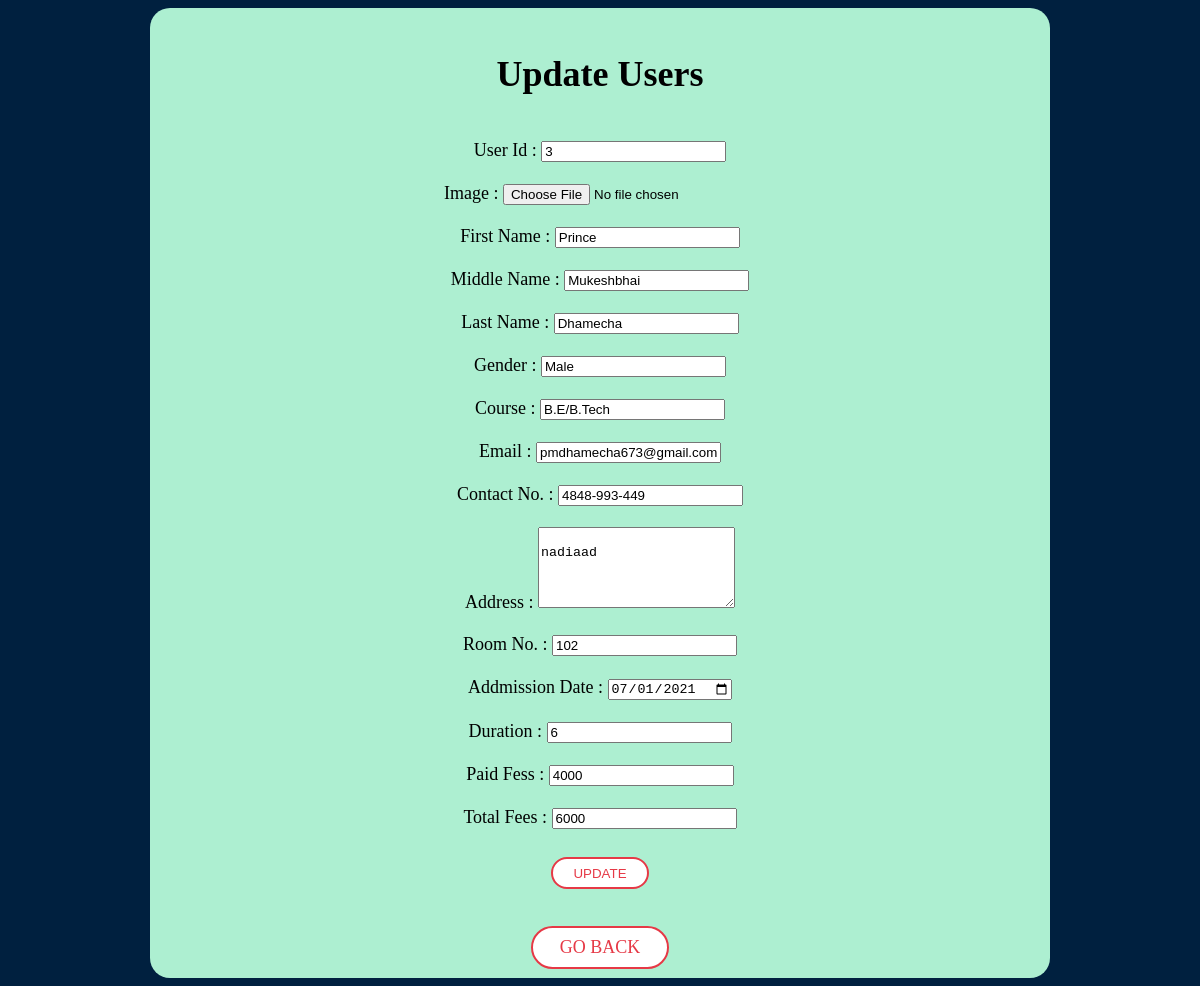
Screenshot of /updateUsers.php?id=15 (signed in) with the database file from the repository.
### tables this page shows
CREATE TABLE `users` (
  `id` int(11) NOT NULL,
  `user_id` int(11) NOT NULL,
  `firstname` varchar(20) NOT NULL,
  `middlename` varchar(20) NOT NULL,
  `lastname` varchar(20) NOT NULL,
  `gender` varchar(10) NOT NULL,
  `course` varchar(10) NOT NULL,
  `email` varchar(30) NOT NULL,
  `contact_no` varchar(20) NOT NULL,
  `address` text NOT NULL,
  `password` varchar(30) NOT NULL,
  `room_no` int(11) NOT NULL,
  `addmission_date` date NOT NULL,
  `duration` int(11) NOT NULL,
  `paid_fees` int(11) NOT NULL,
  `total_fees` int(11) NOT NULL,
  `image` varchar(30) NOT NULL
);

### updateUsers.php (the view, shortened to what this page needs)
<?php
require_once "config.php";
if(isset($_GET['id']))
{
    $id = $_GET['id'];
    $sql = "SELECT * FROM `users` WHERE `id`= '$id'";
    $result = $link->query($sql);
    if($result)
    {
        $row = $result->fetch_assoc();
        $o_user_id = $row['user_id'];
        $o_firstname = $row['firstname'];
        $o_middlename = $row['middlename'];
        $o_lastname = $row['lastname'];
        $o_gender = $row['gender'];
        $o_course = $row['course'];
        $o_email = $row['email'];
        $o_contact_no = $row['contact_no'];
        $o_address = $row['address'];
        $o_room_no = $row['room_no'];
        $o_duration = $row['duration'];
        $o_addmission_date = $row['addmission_date'];
        $o_paid_fees = $row['paid_fees'];
        $o_total_fees = $row['total_fees'];
    }
    else
    {
        header("Location: addStudent.php");
    }
}
else
{
    header("Location: addStudent.php");
}
?>
<!DOCTYPE html>
<html lang="en">
<head>
    <link rel="stylesheet" href="css/updateuser_style.css">
</head>
<body>
    <div class="uu">
        <br>
        <h1>Update Users</h1>
        <br>
        <form action="updateUsers.php?id=<?php echo $id; ?>" method="POST" autocomplete="off"
            enctype="multipart/form-data">
            <label for="user_id">User Id :</label>
            <input type="number" id="user_id" name="user_id" value="<?php echo $o_user_id; ?>" readonly required>
            <br><br>
            <label for="image">Image :</label>
            <input type="file" name="image" id="image">
            <br><br>
            <label for="firstname">First Name :</label>
            <input type="text" name="firstname" id="firstname" value="<?php echo $o_firstname; ?>" required>
            <br><br>
            <label for="middlename">Middle Name :</label>
            <input type="text" name="middlename" id="middlename" value="<?php echo $o_middlename; ?>" required>
            <br><br>
            <label for="lastname">Last Name :</label>
            <input type="text" name="lastname" id="lastname" value="<?php echo $o_lastname; ?>" required>
            <br><br>
            <label for="gender">Gender :</label>
            <input type="text" name="gender" id="gender" value="<?php echo $o_gender; ?>" required>
            <br><br>
            <label for="course">Course :</label>
            <input type="text" name="course" id="course" value="<?php echo $o_course; ?>" required>
            <br><br>
            <label for="email">Email :</label>
            <input type="text" name="email" id="email" value="<?php echo $o_email; ?>" required>
            <br><br>
            <label for="contact_no">Contact No. :</label>
            <input type="text" name="contact_no" id="contact_no" value="<?php echo $o_contact_no; ?>" required>
            <br><br>
            <label for="address">Address :</label>
            <textarea name="address" id="address" cols="22" rows="5" required>
                <?php echo $o_address; ?>
            </textarea>
            <br><br>
            <label for="room_no">Room No. :</label>
            <input type="text" name="room_no" id="room_no" value="<?php echo $o_room_no; ?>" readonly required>
            <br><br>
            <label for="addmission_date">Addmission Date :</label>
            <input type="date" name="addmission_date" id="addmission_date" value=<?php echo $o_addmission_date?>
            required>
            <br><br>
            <label for="duration">Duration :</label>
            <input type="text" name="duration" id="duration" value="<?php echo $o_duration; ?>" required>
            <br><br>
            <label for="paid_fees">Paid Fess :</label>
            <input type="text" name="paid_fees" id="paid_fees" value="<?php echo $o_paid_fees;?>" required>
            <br><br>
            <label for="total_fees">Total Fees :</label>
            <input type="text" name="total_fees" id="total_fees" value="<?php echo $o_total_fees; ?>" required>
            <br><br>
            <th colspan="2"><input class="btn btn-secondary" type="submit" name="update" value="Update">
            <br><br>
            <a class="btn btn-secondary" href="usersDetails.php">Go Back</a>
        </form>
    </div>
</body>
</html>

### css/updateuser_style.css (style rules this page uses)
body { background-color: #00203fff; font-size: large; }
.uu { max-width: 900px; margin: auto; text-align: center; height: 100%; margin-top: 1vh; background-color: #adefd1ff; text-align: center; border-radius: 20px; }
.btn-secondary { border: 2px solid #e63946; border-radius: 1.5em; color: #e63946; background: #fff; text-decoration: none; }
.btn { display: inline-block; padding: 0.5em 1.5em; font-weight: 500; text-transform: uppercase; margin: 0.5em 0; text-align: center; transition: all 0.5s ease; }

### rows the page displays
users: user_id "3", firstname "Prince", middlename "Mukeshbhai", lastname "Dhamecha", gender "Male", course "B.E/B.Tech", email "pmdhamecha673@gmail.com", contact_no "4848-993-449", address "nadiaad", room_no "102", addmission_date "07/01/2021", duration "6", paid_fees "4000", total_fees "6000"
